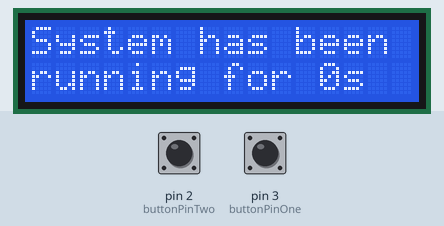
Recording of a sketch running on a simulated Arduino Uno, built with avr-gcc and run on an emulated ATmega328P. Parts: 16×2 character LCD. Inputs (shaded band) come from the test bench; at power-on: pin 3 (buttonPinOne) HIGH, pin 2 (buttonPinTwo) HIGH.

Above: at 1.2 s.
1.3 s: pin 3 (buttonPinOne) pulled LOW for 0.15 s
At 1.7 s:
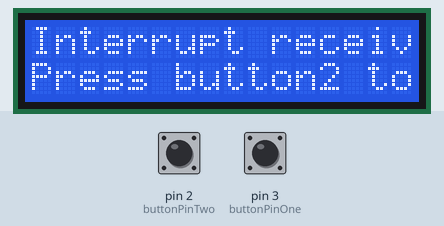
4.3 s: pin 2 (buttonPinTwo) pulled LOW for 0.15 s
At 5.1 s:
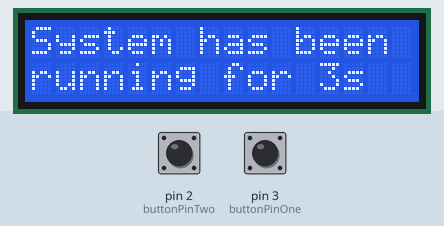
7.4 s: pin 3 (buttonPinOne) pulled LOW for 1 s
At 7.8 s:
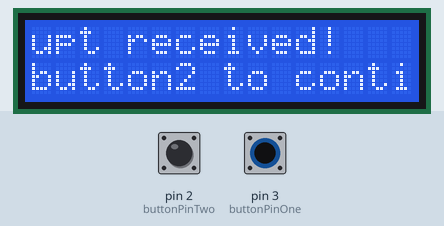
10.4 s: pin 2 (buttonPinTwo) pulled LOW for 1 s
At 13.0 s:
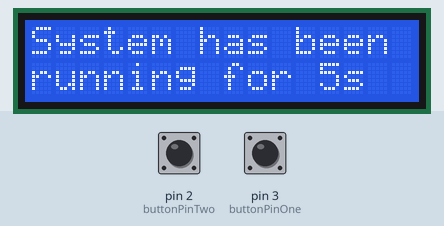
14.4 s: pin 3 (buttonPinOne) pulled LOW for 0.15 s
At 14.8 s:
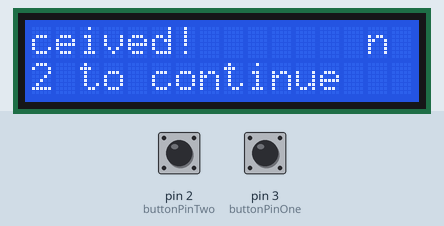
17.4 s: pin 2 (buttonPinTwo) pulled LOW for 0.15 s
At 19.2 s:
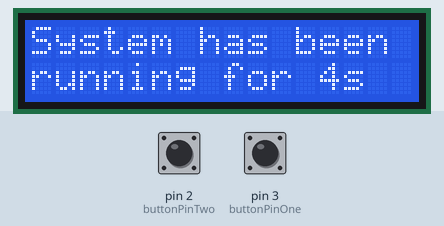

The sketch:

mRahi2Lab8.ino
```cpp
//Minahil Rahimullah, 660853122, mRahi2
//Lab 08 - Scrolling Output
//Description: Program will print a starting message on the lcd that tells the user how many seconds have passed since start-up. If button one is pressed, and interupt erro will pop up. If button two is pressed the timer will reset and the starting screen will come back up.
//Assumptions: Expected all wires and parts to work, expected the Lcd to work as needed and expected the wiring to not break during testing.
//Refrences: Lab Slides/links + help from Ta's.
//TA name: Tala Shraim 3/15/2024 5:31 pm.
#include <LiquidCrystal.h>

// Initialize the LCD
LiquidCrystal lcd(12, 11, 7, 6, 5, 4);

// Define button pins
const int buttonPinOne = 3;
const int buttonPinTwo = 2;

// Global variables
volatile bool interruptReceived = false;
unsigned long runningTime = 0;
unsigned long inturuptTime = 0;
int scrollIndexLine1 = 0; // Variable to track the index of scrolling for line 1
int scrollIndexLine2 = 0; // Variable to track the index of scrolling for line 2
int prev = 0; // keeps track if user is returning from inturupt or not

// Define initial messages for scrolling
String scrollTextLine1 = "Interrupt received!       ";
String scrollTextLine2 = "Press button2 to continue ";

void setup() {
  // Set up the LCD's number of columns and rows:
  lcd.begin(16, 2);

  // Set button pins as input and enable pull-up resistors
  pinMode(buttonPinOne, INPUT_PULLUP);
  pinMode(buttonPinTwo, INPUT_PULLUP);

  // Attach interrupt functions to the buttons
  attachInterrupt(digitalPinToInterrupt(buttonPinOne), buttonOneInterrupt, FALLING);
  attachInterrupt(digitalPinToInterrupt(buttonPinTwo), buttonTwoInterrupt, FALLING);

  // Initialize the LCD with the initial message
  lcd.setCursor(0, 0);
  lcd.print("System has been");
  lcd.setCursor(0, 1);
  lcd.print("running for 0s");

  Serial.begin(9600);
}

// Button 1 ISR
void buttonOneInterrupt() {
  interruptReceived = true;
  inturuptTime = millis(); // Record the time of interrupt
  prev = 1;
}

// Button 2 ISR
void buttonTwoInterrupt() {
  if (interruptReceived) {
    interruptReceived = false;
    // Reset the timer
    runningTime = 0;
  }
}

void loop() {
  if (!interruptReceived) {
    unsigned long currentTime = millis();
    runningTime = currentTime - inturuptTime; // Calculate elapsed time since interrupt
    if (currentTime - runningTime >= 1000) {
      lcd.clear();
      lcd.setCursor(0, 0);
      lcd.print("System has been");
      lcd.setCursor(0, 1);
      lcd.print("running for ");
      lcd.print(runningTime / 1000);
      lcd.print("s");
    }
  }

  if (interruptReceived) {
    lcd.setCursor(0, 0);
    lcd.print(scrollTextLine1.substring(scrollIndexLine1, scrollIndexLine1 + 16));
    scrollIndexLine1++;
    if (scrollIndexLine1 >= scrollTextLine1.length()) {
      scrollIndexLine1 = 0;
    }

    lcd.setCursor(0, 1);
    lcd.print(scrollTextLine2.substring(scrollIndexLine2, scrollIndexLine2 + 16));
    scrollIndexLine2++;
    if (scrollIndexLine2 >= scrollTextLine2.length()) {
      scrollIndexLine2 = 0;
    }

    delay(500);

    runningTime = 0;
    prev = 1;
  }
}
```

Measured:
- after the input at 1.3 s, the display: changes at once (image 1)
- after the input at 4.3 s, the display: changes at once (image 2)
- after the input at 7.4 s, the display: changes at once (image 3)
- after the input at 10.4 s, the display: first changes at once (image 4 shows a later state)
- after the input at 14.4 s, the display: changes at once (image 5)
- after the input at 17.4 s, the display: first changes at once (image 6 shows a later state)
- what the display in image 3 shows lasts 0.5 s, from 7.4 s to 7.9 s
